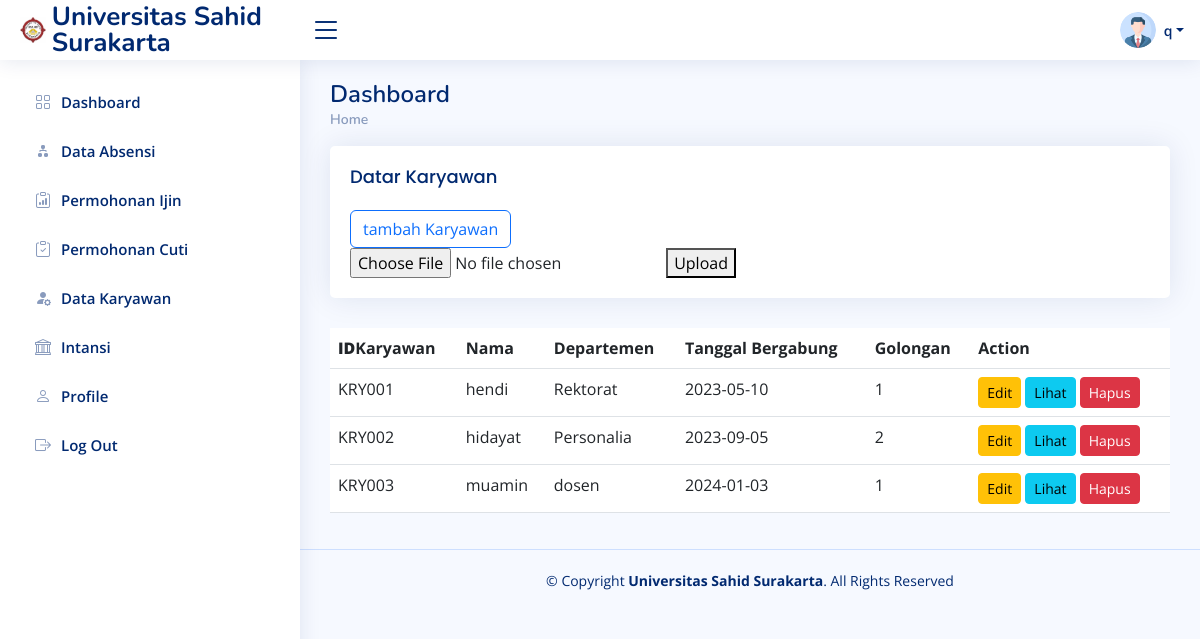
/admin/data_karyawan.php (signed in), run on the app's committed database.
### tables this page shows
CREATE TABLE `perusahaan` (
  `id_perusahaan` int(11) NOT NULL,
  `nama_perusahaan` varchar(255) DEFAULT NULL,
  `alamat` varchar(255) DEFAULT NULL,
  `kota` varchar(100) DEFAULT NULL,
  `logo` varchar(10) DEFAULT NULL,
  `telepon` varchar(20) DEFAULT NULL,
  `email` varchar(255) DEFAULT NULL,
  `website` varchar(255) DEFAULT NULL
);

CREATE TABLE `users_k` (
  `id_karyawan` varchar(10) NOT NULL,
  `nama` varchar(100) NOT NULL,
  `username` varchar(50) NOT NULL,
  `password` varchar(255) NOT NULL,
  `departemen` varchar(50) NOT NULL,
  `jabatan` varchar(50) NOT NULL,
  `tanggal_bergabung` date NOT NULL,
  `golongan` varchar(10) NOT NULL
);

### admin/root/data.php (called while the page is built, shortened)
<?php
require_once '../koneksi/koneksi.php';
$username = $_SESSION['username'];
$query = "SELECT id_perusahaan, nama_perusahaan, alamat, kota, logo, telepon, email, website FROM perusahaan";
$result = $conn->query($query);
if ($result->num_rows > 0) {
    $perusahaan = [];
    while ($row = $result->fetch_assoc()) {
        $perusahaan[] = $row;
    }
} else {
    $perusahaan = [];
}
?>

### admin/data_karyawan.php (the view, shortened to what this page needs)
<!DOCTYPE html>
<html lang="en">
<?php include 'root/head.php'; ?>
<body>
    <?php include 'root/navbar.php'; ?>
    <main id="main" class="main">
        <div class="pagetitle">
            <h1>Dashboard</h1>
            <nav>
                <ol class="breadcrumb">
                    <li class="breadcrumb-item"><a href="index.php">Home</a></li>
                </ol>
            </nav>
        </div>
        <div class="row">
            <section class="section">
                <div class="row">
                    <div class="col-lg-12">
                        <div class="card">
                            <div class="card-body">
                                <h5 class="card-title">Datar Karyawan</h5>
                                <button type="button" class="btn btn-outline-primary" data-bs-toggle="modal"
                                    data-bs-target="#verticalycentered">
                                    tambah Karyawan
                                </button> <form action="proses_toexcel.php" method="post" enctype="multipart/form-data">
        <input type="file" name="file" accept=".csv, application/vnd.openxmlformats-officedocument.spreadsheetml.sheet, application/vnd.ms-excel" required>
        <button type="submit" name="submit">Upload</button>
    </form>
                            </div>
                        </div>
                        <?php
include '../koneksi/koneksi.php';
$sql = "SELECT * FROM users_k";
$result = $conn->query($sql);
if ($result->num_rows > 0) {
    echo '<table class="table datatable">
            <thead>
              <tr>
                <th><b>ID</b>Karyawan</th>
                <th>Nama</th>
                <th>Departemen</th>
                <th data-type="date" data-format="YYYY/DD/MM">Tanggal Bergabung</th>
                <th>Golongan</th>
                <th>Action</th>
              </tr>
            </thead>
            <tbody>';
    while ($row = $result->fetch_assoc()) {
        echo '<tr>
                <td>' . $row['id_karyawan'] . '</td>
                <td>' . $row['nama'] . '</td>
                <td>' . $row['departemen'] . '</td>
                <td>' . $row['tanggal_bergabung'] . '</td>
                <td>' . $row['golongan'] . '</td>
                <td>
                    <a href="edit_user.php?id=' . $row['id_karyawan'] . '" class="btn btn-warning btn-sm">Edit</a>
                    <a href="lihat_user.php?id=' . $row['id_karyawan'] . '" class="btn btn-info btn-sm">Lihat</a>
                    <a href="hapus_user.php?id=' . $row['id_karyawan'] . '" class="btn btn-danger btn-sm" onclick="return confirm(\'Apakah Anda yakin ingin menghapus data?\')">Hapus</a>
                </td>
              </tr>';
    }
    echo '</tbody></table>';
} else {
    echo 'Tidak ada data users_k.';
}
?>
                    </div>
                </div>
        </div>
    </main>
    <?php include 'root/footer.php'; ?>
</body>
</html>

### admin/root/head.php (shortened to what this page needs)
<?php include 'root/data.php' ;
?>
<?php foreach ($perusahaan as $data) { ?>
<head>
  <?php } ?>
  <link href="assets/vendor/bootstrap/css/bootstrap.min.css" rel="stylesheet">
  <link href="assets/vendor/bootstrap-icons/bootstrap-icons.css" rel="stylesheet">
  <link href="assets/vendor/boxicons/css/boxicons.min.css" rel="stylesheet">
  <link href="assets/vendor/quill/quill.snow.css" rel="stylesheet">
  <link href="assets/vendor/quill/quill.bubble.css" rel="stylesheet">
  <link href="assets/vendor/remixicon/remixicon.css" rel="stylesheet">
  <link href="assets/vendor/simple-datatables/style.css" rel="stylesheet">
  <link href="assets/css/style.css" rel="stylesheet">
</head>

### admin/root/navbar.php (shortened to what this page needs)
<?php foreach ($perusahaan as $data) { ?>
<header id="header" class="header fixed-top d-flex align-items-center">
    <div class="d-flex align-items-center justify-content-between">
        <a href="index.html" class="logo d-flex align-items-center">
            <img src="../assets/img/<?php echo $data['logo']; ?>" alt="">
            <span class="d-none d-lg-block"><?php echo $data['nama_perusahaan']; ?></span>
        </a>
        <i class="bi bi-list toggle-sidebar-btn"></i>
    </div>
    <nav class="header-nav ms-auto">
        <ul class="d-flex align-items-center">
            <li class="nav-item dropdown pe-3">
                <a class="nav-link nav-profile d-flex align-items-center pe-0" href="#" data-bs-toggle="dropdown">
                    <img src="assets/img/profile.png" alt="Profile" class="rounded-circle">
                    <span class="d-none d-md-block dropdown-toggle ps-2"><?php echo $username; ?></span>
                </a>
            </li>
        </ul>
    </nav>
</header>
<aside id="sidebar" class="sidebar">
    <ul class="sidebar-nav" id="sidebar-nav">
        <li class="nav-item">
            <a class="nav-link collapsed" href="index.php">
                <i class="bi bi-grid"></i>
                <span>Dashboard</span>
            </a>
        </li>
        <li class="nav-item">
            <a class="nav-link collapsed" href="data_absensi.php">
                <i class="bi bi-diagram-2-fill"></i>
                <span>Data Absensi</span>
            </a>
        </li>
        <li class="nav-item">
            <a class="nav-link collapsed" href="permohonan.php">
                <i class="bi bi-clipboard-data"></i>
                <span>Permohonan Ijin</span>
            </a>
        </li>
        <li class="nav-item">
            <a class="nav-link collapsed" href="permohonan_cuti.php">
                <i class="bi bi-clipboard-check"></i>
                <span>Permohonan Cuti</span>
            </a>
        </li>
        <li class="nav-item">
            <a class="nav-link collapsed" href="data_karyawan.php">
                <i class="bi bi-person-fill-gear"></i>
                <span>Data Karyawan</span>
            </a>
        </li>
        <li class="nav-item">
            <a class="nav-link collapsed" href="intansi.php">
                <i class="bi bi-bank"></i>
                <span>Intansi</span>
            </a>
        </li>
        <li class="nav-item">
            <a class="nav-link collapsed" href="profile.php">
                <i class="bi bi-person"></i>
                <span>Profile</span>
            </a>
        </li>
        <li>
            <a class="nav-link collapsed" href="../logout.php">
                <i class="bi bi-box-arrow-right"></i>
                <span>Log Out</span>
            </a>
        </li>
    </ul>
</aside> <?php } ?>

### admin/root/footer.php (shortened to what this page needs)
<footer id="footer" class="footer">
<?php foreach ($perusahaan as $data) { ?>
    <div class="copyright">
      &copy; Copyright <strong><span><?php echo $data['nama_perusahaan']; ?></span></strong>. All Rights Reserved
    </div>
  </footer>
  <?php } ?>

### admin/assets/css/style.css (style rules this page uses)
:root { scroll-behavior: smooth; }
body { font-family: "Open Sans", sans-serif; background: #f6f9ff; color: #444444; }
a { color: #4154f1; text-decoration: none; }
h1, h2, h3, h4, h5, h6 { font-family: "Nunito", sans-serif; }
#main { margin-top: 60px; padding: 20px 30px; transition: all 0.3s; }
.pagetitle { margin-bottom: 10px; }
.pagetitle h1 { font-size: 24px; margin-bottom: 0; font-weight: 600; color: #012970; }
.card { margin-bottom: 30px; border: none; border-radius: 5px; box-shadow: 0px 0 30px rgba(1, 41, 112, 0.1); }
.card-title { padding: 20px 0 15px 0; font-size: 18px; font-weight: 500; color: #012970; font-family: "Poppins", sans-serif; }
.card-body { padding: 0 20px 20px 20px; }
.breadcrumb { font-size: 14px; font-family: "Nunito", sans-serif; color: #899bbd; font-weight: 600; }
.breadcrumb a { color: #899bbd; transition: 0.3s; }
.breadcrumb .breadcrumb-item::before { color: #899bbd; }
.logo { line-height: 1; }
@media (min-width: 1200px) { .logo { width: 280px; } }
.logo img { max-height: 26px; margin-right: 6px; }
.logo span { font-size: 26px; font-weight: 700; color: #012970; font-family: "Nunito", sans-serif; }
.header { transition: all 0.5s; z-index: 997; height: 60px; box-shadow: 0px 2px 20px rgba(1, 41, 112, 0.1); background-color: #fff; padding-left: 20px; }
.header .toggle-sidebar-btn { font-size: 32px; padding-left: 10px; cursor: pointer; color: #012970; }
.header-nav ul { list-style: none; }
.header-nav>ul { margin: 0; padding: 0; }
.header-nav .nav-profile { color: #012970; }
.header-nav .nav-profile img { max-height: 36px; }
.header-nav .nav-profile span { font-size: 14px; font-weight: 600; }
.sidebar { position: fixed; top: 60px; left: 0; bottom: 0; width: 300px; z-index: 996; transition: all 0.3s; padding: 20px; overflow-y: auto; scrollbar-width: thin; scrollbar-color: #aab7cf transparent; box-shadow: 0px 0px 20px rgba(1, 41, 112, 0.1); background-color: #fff; }
@media (min-width: 1200px) { #main, #footer { margin-left: 300px; } }
.sidebar-nav { padding: 0; margin: 0; list-style: none; }
.sidebar-nav li { padding: 0; margin: 0; list-style: none; }
.sidebar-nav .nav-item { margin-bottom: 5px; }
.sidebar-nav .nav-link { display: flex; align-items: center; font-size: 15px; font-weight: 600; color: #4154f1; transition: 0.3; background: #f6f9ff; padding: 10px 15px; border-radius: 4px; }
.sidebar-nav .nav-link i { font-size: 16px; margin-right: 10px; color: #4154f1; }
.sidebar-nav .nav-link.collapsed { color: #012970; background: #fff; }
.sidebar-nav .nav-link.collapsed i { color: #899bbd; }
.footer { padding: 20px 0; font-size: 14px; transition: all 0.3s; border-top: 1px solid #cddfff; }
.footer .copyright { text-align: center; color: #012970; }

### data on the page
perusahaan: logo (picture), nama_perusahaan "Universitas Sahid Surakarta"
users_k: id_karyawan "KRY001", nama "hendi", departemen "Rektorat", tanggal_bergabung "2023-05-10", golongan "1"
users_k: id_karyawan "KRY002", nama "hidayat", departemen "Personalia", tanggal_bergabung "2023-09-05", golongan "2"
users_k: id_karyawan "KRY003", nama "muamin", departemen "dosen", tanggal_bergabung "2024-01-03", golongan "1"
